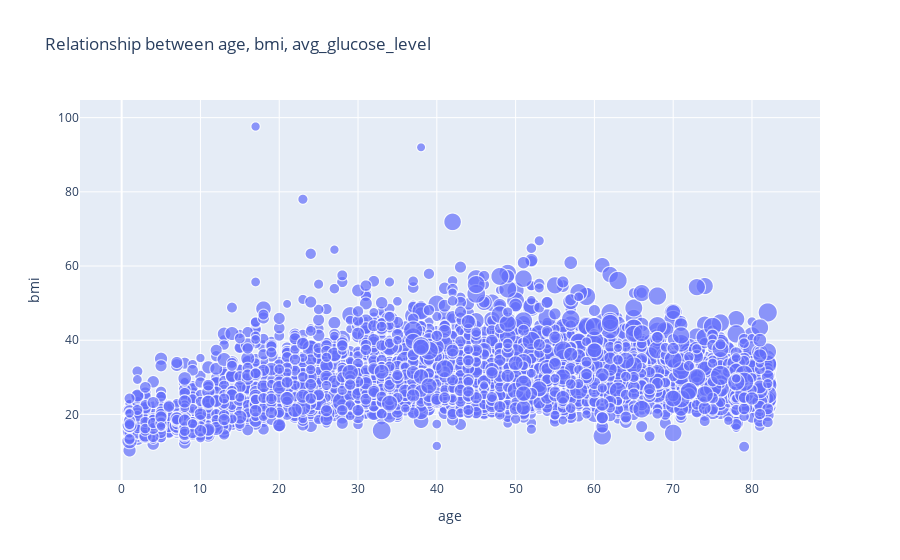

Notebook code for this chart:
### Code cell
# Relationships
fig = px.scatter(df, x= "age", y= "bmi", size= "avg_glucose_level",
                 title= "Relationship between age, bmi, avg_glucose_level")
fig.show()

### Figure 1 — Plotly figure (JSON) as saved in the notebook; plotly's stock layout.template omitted (floating-point values rounded to 4 significant figures; data arrays with more than 128 entries replaced by an {"elided": "..."} marker saying what was removed)
{"data": [{"hovertemplate": "age=%{x}<br>bmi=%{y}<br>avg_glucose_level=%{marker.size}<extra></extra>", "legendgroup": "", "marker": {"color": "#636efa", "size": {"elided": "4862 float values"}, "sizemode": "area", "sizeref": 0.6794, "symbol": "circle"}, "mode": "markers", "name": "", "showlegend": false, "type": "scattergl", "x": {"elided": "4862 int values"}, "xaxis": "x", "y": {"elided": "4862 float values"}, "yaxis": "y"}], "layout": {"autosize": true, "legend": {"itemsizing": "constant", "tracegroupgap": 0}, "title": {"text": "Relationship between age, bmi, avg_glucose_level"}, "xaxis": {"anchor": "y", "autorange": true, "domain": [0, 1], "range": [-6.208, 89.73], "title": {"text": "age"}, "type": "linear"}, "yaxis": {"anchor": "x", "autorange": true, "domain": [0, 1], "range": [-1.591, 107.6], "title": {"text": "bmi"}, "type": "linear"}}}
